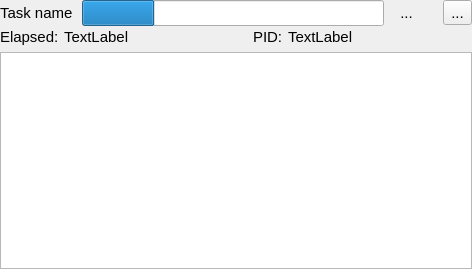
<?xml version="1.0" encoding="UTF-8"?>
<ui version="4.0">
 <class>Form</class>
 <widget class="QWidget" name="Form">
  <property name="geometry">
   <rect>
    <x>0</x>
    <y>0</y>
    <width>472</width>
    <height>269</height>
   </rect>
  </property>
  <property name="sizePolicy">
   <sizepolicy hsizetype="Expanding" vsizetype="Expanding">
    <horstretch>0</horstretch>
    <verstretch>0</verstretch>
   </sizepolicy>
  </property>
  <property name="font">
   <font>
    <pointsize>11</pointsize>
   </font>
  </property>
  <property name="windowTitle">
   <string>Form</string>
  </property>
  <property name="windowOpacity">
   <double>1.000000000000000</double>
  </property>
  <layout class="QGridLayout" name="gridLayout">
   <property name="margin">
    <number>0</number>
   </property>
   <item row="0" column="0">
    <layout class="QVBoxLayout" name="verticalLayout" stretch="0,0">
     <property name="spacing">
      <number>1</number>
     </property>
     <property name="sizeConstraint">
      <enum>QLayout::SetMaximumSize</enum>
     </property>
     <item>
      <layout class="QHBoxLayout" name="horizontalLayout" stretch="0,1,0,0,0,0">
       <property name="spacing">
        <number>2</number>
       </property>
       <item>
        <widget class="QLabel" name="label">
         <property name="minimumSize">
          <size>
           <width>80</width>
           <height>0</height>
          </size>
         </property>
         <property name="maximumSize">
          <size>
           <width>80</width>
           <height>16777215</height>
          </size>
         </property>
         <property name="text">
          <string>Task name</string>
         </property>
         <property name="scaledContents">
          <bool>false</bool>
         </property>
        </widget>
       </item>
       <item>
        <widget class="QProgressBar" name="progress">
         <property name="value">
          <number>24</number>
         </property>
         <property name="textVisible">
          <bool>false</bool>
         </property>
        </widget>
       </item>
       <item>
        <spacer name="horizontalSpacer_2">
         <property name="orientation">
          <enum>Qt::Horizontal</enum>
         </property>
         <property name="sizeHint" stdset="0">
          <size>
           <width>6</width>
           <height>20</height>
          </size>
         </property>
        </spacer>
       </item>
       <item>
        <widget class="QToolButton" name="bn_stop">
         <property name="mouseTracking">
          <bool>false</bool>
         </property>
         <property name="toolTip">
          <string>Stops the task</string>
         </property>
         <property name="statusTip">
          <string>Stops the task</string>
         </property>
         <property name="autoFillBackground">
          <bool>false</bool>
         </property>
         <property name="text">
          <string>...</string>
         </property>
         <property name="icon">
          <iconset>
           <normaloff>icons:/bn_stop.png</normaloff>icons:/bn_stop.png</iconset>
         </property>
         <property name="checkable">
          <bool>false</bool>
         </property>
         <property name="autoRaise">
          <bool>true</bool>
         </property>
        </widget>
       </item>
       <item>
        <spacer name="horizontalSpacer">
         <property name="orientation">
          <enum>Qt::Horizontal</enum>
         </property>
         <property name="sizeHint" stdset="0">
          <size>
           <width>20</width>
           <height>20</height>
          </size>
         </property>
        </spacer>
       </item>
       <item>
        <widget class="QToolButton" name="bn_log">
         <property name="toolTip">
          <string>Show log</string>
         </property>
         <property name="text">
          <string>...</string>
         </property>
         <property name="icon">
          <iconset>
           <normaloff>icons:/bn_plus.png</normaloff>icons:/bn_plus.png</iconset>
         </property>
         <property name="checkable">
          <bool>true</bool>
         </property>
         <property name="checked">
          <bool>false</bool>
         </property>
         <property name="autoRaise">
          <bool>false</bool>
         </property>
        </widget>
       </item>
      </layout>
     </item>
     <item>
      <widget class="QWidget" name="bottom" native="true">
       <layout class="QGridLayout" name="gridLayout_2">
        <property name="margin">
         <number>0</number>
        </property>
        <item row="0" column="0">
         <layout class="QVBoxLayout" name="layout_bottom" stretch="0,0">
          <property name="spacing">
           <number>5</number>
          </property>
          <item>
           <layout class="QHBoxLayout" name="horizontalLayout_2">
            <item>
             <widget class="QLabel" name="label_2">
              <property name="text">
               <string>Elapsed:</string>
              </property>
             </widget>
            </item>
            <item>
             <widget class="QLabel" name="elapsed">
              <property name="text">
               <string>TextLabel</string>
              </property>
             </widget>
            </item>
            <item>
             <spacer name="horizontalSpacer_4">
              <property name="orientation">
               <enum>Qt::Horizontal</enum>
              </property>
              <property name="sizeHint" stdset="0">
               <size>
                <width>40</width>
                <height>20</height>
               </size>
              </property>
             </spacer>
            </item>
            <item>
             <widget class="QLabel" name="label_3">
              <property name="text">
               <string>PID:</string>
              </property>
             </widget>
            </item>
            <item>
             <widget class="QLabel" name="pid">
              <property name="text">
               <string>TextLabel</string>
              </property>
             </widget>
            </item>
            <item>
             <spacer name="horizontalSpacer_3">
              <property name="orientation">
               <enum>Qt::Horizontal</enum>
              </property>
              <property name="sizeHint" stdset="0">
               <size>
                <width>40</width>
                <height>20</height>
               </size>
              </property>
             </spacer>
            </item>
           </layout>
          </item>
          <item>
           <widget class="QTextBrowser" name="text">
            <property name="enabled">
             <bool>true</bool>
            </property>
            <property name="sizePolicy">
             <sizepolicy hsizetype="Expanding" vsizetype="Expanding">
              <horstretch>0</horstretch>
              <verstretch>0</verstretch>
             </sizepolicy>
            </property>
            <property name="frameShadow">
             <enum>QFrame::Sunken</enum>
            </property>
            <property name="lineWidth">
             <number>1</number>
            </property>
            <property name="textInteractionFlags">
             <set>Qt::LinksAccessibleByKeyboard|Qt::LinksAccessibleByMouse|Qt::TextBrowserInteraction|Qt::TextSelectableByKeyboard|Qt::TextSelectableByMouse</set>
            </property>
            <property name="openExternalLinks">
             <bool>true</bool>
            </property>
           </widget>
          </item>
         </layout>
        </item>
       </layout>
      </widget>
     </item>
    </layout>
   </item>
  </layout>
 </widget>
 <resources/>
 <connections>
  <connection>
   <sender>bn_log</sender>
   <signal>toggled(bool)</signal>
   <receiver>bottom</receiver>
   <slot>setVisible(bool)</slot>
   <hints>
    <hint type="sourcelabel">
     <x>456</x>
     <y>14</y>
    </hint>
    <hint type="destinationlabel">
     <x>235</x>
     <y>149</y>
    </hint>
   </hints>
  </connection>
 </connections>
</ui>
